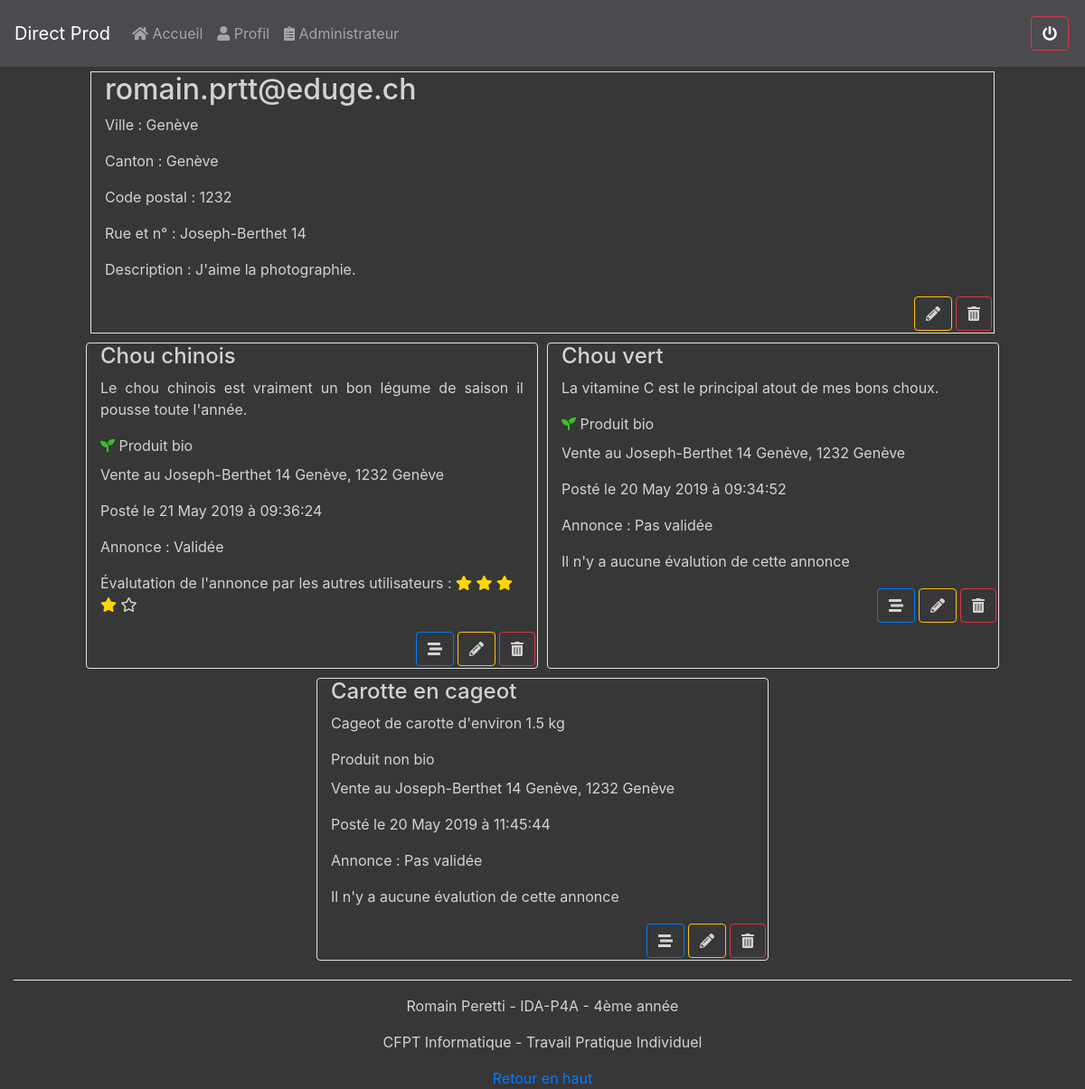
The page /server/controllers/profil.php?email=romain.prtt@eduge.ch (signed in) on the database its author committed.
### tables this page shows
CREATE TABLE `users` (
  `email` varchar(50) NOT NULL,
  `password` varchar(40) DEFAULT NULL,
  `city` varchar(45) DEFAULT NULL,
  `canton` varchar(45) DEFAULT NULL,
  `postCode` varchar(45) DEFAULT NULL,
  `streetAndNumber` varchar(45) DEFAULT NULL,
  `description` text,
  `salt` varchar(45) DEFAULT NULL,
  `roleCode` int(11) NOT NULL,
  PRIMARY KEY (`email`),
  KEY `fk_user_roles1_idx` (`roleCode`),
  CONSTRAINT `fk_user_roles1` FOREIGN KEY (`roleCode`) REFERENCES `roles` (`code`)
);

CREATE TABLE `advertisements` (
  `idAdvertisement` int(11) NOT NULL AUTO_INCREMENT,
  `title` varchar(45) DEFAULT NULL,
  `description` text,
  `organic` tinyint(4) DEFAULT NULL,
  `valid` tinyint(4) DEFAULT NULL,
  `creationDate` timestamp NULL DEFAULT CURRENT_TIMESTAMP ON UPDATE CURRENT_TIMESTAMP,
  `email` varchar(45) DEFAULT NULL,
  PRIMARY KEY (`idAdvertisement`),
  KEY `userForeignKey_idx` (`email`),
  CONSTRAINT `fk_advertisements_users1` FOREIGN KEY (`email`) REFERENCES `users` (`email`)
);

### www/server/controllers/profil.php (called while the page is built, shortened)
<?php
$email =  filter_input(INPUT_GET, 'email', FILTER_SANITIZE_STRING);
$u = UserManager::GetUserByEmail($email);
$ads = AdvertisementManager::GetAdsByUserEmail($email);
include_once '../views/showProfil.php';

### www/server/database/database.php (called while the page is built, shortened)
<?php
class Database
{
    private static $pdoInstance;
    public static function getInstance()
    {
        if (self::$pdoInstance == null) {
            try {
                $dsn = DB_TYPE . ':host=' . DB_HOST . ';port=' . DB_PORT . ';dbname=' . DB_NAME . ';charset=utf8;';
                self::$pdoInstance = new PDO($dsn, DB_USER, DB_PASSWORD, null);
                self::$pdoInstance->setAttribute(PDO::ATTR_ERRMODE, PDO::ERRMODE_EXCEPTION);
            } catch (PDOException $e) {
                echo "EDatabase Error: " . $e->getMessage();
            }
        }
        return self::$pdoInstance;
    }
    final public static function __callStatic($chrMethod, $arrArguments)
    {
        $pdo = self::getInstance();
        return call_user_func_array(array($pdo, $chrMethod), $arrArguments);
    }
}

### www/server/managers/userManager.php (called while the page is built, shortened)
<?php
require_once '../database/database.php';
require_once '../classes/User.php';
require_once '../managers/AdvertisementManager.php';
class UserManager
{
    public static function GetUserByEmail($email)
    {
        $u = null;
        $req = 'SELECT email, password, city, canton, postCode, streetAndNumber, description, salt, roleCode FROM users WHERE email = :e';
        $statement = Database::prepare($req);
        try {
            $statement->execute(array(':e' => $email));
        } catch (PDOException $e) {
            return false;
        }
        if ($row = $statement->fetch(PDO::FETCH_ASSOC, PDO::FETCH_ORI_NEXT)) {
            $u = new User($row['email'], $row['password'], $row['city'], $row['canton'], $row['postCode'], $row['streetAndNumber'], $row['description'], $row['salt'], $row['roleCode']);
        }
        return $u;
    }
}

### www/server/classes/User.php (called while the page is built, shortened)
<?php
class User
{
    public function __construct($InEmail = "", $InPassword = "", $InCity = "", $InCanton = "", $InPostCode = "", $InStreetAndNumber = "", $InDescription = "", $InSalt = "", $InRoleCode = "")
    {
        $this->email = $InEmail;
        $this->city = $InCity;
        $this->canton = $InCanton;
        $this->postCode = $InPostCode;
        $this->streetAndNumber = $InStreetAndNumber;
        $this->description = $InDescription;
    }
}

### www/server/managers/advertisementManager.php (called while the page is built, shortened)
<?php
require_once '../database/database.php';
require_once '../classes/Advertisement.php';
require_once '../managers/ratingManager.php';
class AdvertisementManager
{
    public static function GetAdsByUserEmail($email)
    {
        $arr = array();
        $req = 'SELECT idAdvertisement, title, description, organic, valid, creationDate, email FROM advertisements WHERE email = :e';
        $statement = Database::prepare($req);
        try {
            $statement->execute(array(':e' => $email));
        } catch (PDOException $e) {
            return false;
        }
        while ($row = $statement->fetch(PDO::FETCH_ASSOC, PDO::FETCH_ORI_NEXT)) {
            $a = new Advertisement($row['idAdvertisement'], $row['title'], $row['description'], $row['organic'], $row['valid'], $row['creationDate'], $row['email']);
            array_push($arr, $a);
        }
        return $arr;
    }
}

### www/server/classes/Advertisement.php (called while the page is built, shortened)
<?php
class Advertisement
{
    public function __construct($InIdAdvertisement = null, $InTitle = "", $InDescription = "", $InOrganic = "", $InValid = null, $InCreationDate = null, $InUserEmail = "")
    {
        $this->idAdvertisement = $InIdAdvertisement;
        $this->title = $InTitle;
        $this->description = $InDescription;
        $this->organic = $InOrganic;
        $this->valid = $InValid;
        $this->creationDate = $InCreationDate;
        $this->userEmail = $InUserEmail;
    }
}

### www/server/managers/ratingManager.php (called while the page is built, shortened)
<?php
require_once '../database/database.php';
class RatingManager
{
    public static function GetScoreOfAnAd($idAd)
    {
        $score = 0;
        $req = 'SELECT AVG(rating) AS score FROM rates WHERE idAdvertisement = :idAd';
        $statement = Database::prepare($req);
        try {
            $statement->execute(array(':idAd' => $idAd));
        } catch (PDOException $e) {
            return false;
        }
        if ($row = $statement->fetch(PDO::FETCH_ASSOC, PDO::FETCH_ORI_NEXT)) {
            $score = number_format($row['score'], 0);
        }
        return $score;
    }
}

### www/server/views/showProfil.php (the view)
<!DOCTYPE html>
<html>
<head>
    <?php include_once '../inc/head.php'; ?>
</head>
<body>
    <div class='container col-md-12'>
        <div class='row'>
            <?php include_once '../inc/navbar.php'; ?>
        </div>
        <div class='row justify-content-center'>
            <div class='media border col-md-10 my-profil'>
                <div class='media-body'>
                    <h2><?= $u->email ?></h2>
                    <p>Ville : <?= $u->city ?></p>
                    <p>Canton : <?= $u->canton ?></p>
                    <p>Code postal : <?= $u->postCode ?></p>
                    <p>Rue et n° : <?= $u->streetAndNumber ?></p>
                    <p class='text-justify'>Description : <?= $u->description ?></p>
                    <div class='row justify-content-end'>
                        <a class='btn btn-outline-warning my-btn' href='../controllers/updateProfil.php?email=<?= $u->email ?>'><span class='fas fa-pencil-alt'></span></a>
                        <a class='btn btn-outline-danger my-btn' href='../controllers/deleteProfil.php?email=<?= $u->email ?>'><span class='fas fa-trash-alt'></span></a>
                    </div>
                </div>
            </div>
        </div>
        <div class='row justify-content-center'>
            <?php foreach ($ads as $ad) :
                $u = UserManager::GetUserByEmail($ad->userEmail);
                $score = RatingManager::GetScoreOfAnAd($ad->idAdvertisement)
                ?>
                <div class='media border rounded col-md-5 my-ad'>
                    <div class='media-body '>
                        <h4><?= $ad->title ?></h4>
                        <p class='text-justify'><?= $ad->description ?></p>
                        <?php if ($ad->organic == 1) : ?>
                            <span class="fa fa-seedling" style='color: rgb(57, 192, 39)'></span>
                            <label>Produit bio</label>
                        <?php else : ?>
                            <label>Produit non bio</label>
                        <?php endif; ?>
                        <p><?= 'Vente au ' . $u->streetAndNumber . ' ' . $u->city . ', ' . $u->postCode . ' ' . $u->canton ?></p>
                        <p><?= 'Posté le ' . date_format(date_create($ad->creationDate), 'd M Y \à H:i:s') ?></p>
                        <p>Annonce : <?= ($ad->valid == 1 ? 'Validée' : 'Pas validée') ?></p>
                        <?php if ($score == 0) : ?>
                            <p>Il n'y a aucune évalution de cette annonce</p>
                        <?php else : ?>
                            <p>Évalutation de l'annonce par les autres utilisateurs :
                                <?php for ($i = 1; $i <= MAX_STARS_RATING; $i++) : ?>
                                    <?php if ($i <= $score) : ?>
                                        <span class='fas fa-star' style='color:gold'></span>
                                    <?php else : ?>
                                        <span class='far fa-star'></span>
                                    <?php endif; ?>
                                <?php endfor; ?>
                            </p>
                        <?php endif; ?>
                        <div class='row justify-content-end'>
                            <a class='btn btn-outline-primary my-btn' href='../controllers/adDetails.php?idAd=<?= $ad->idAdvertisement ?>'><span class='fas fa-stream'></span></a>
                            <a class='btn btn-outline-warning my-btn' href='../controllers/updateAd.php?idAd=<?= $ad->idAdvertisement ?>'><span class='fas fa-pencil-alt'></span></a>
                            <a class='btn btn-outline-danger my-btn' href='../controllers/deleteAd.php?idAd=<?= $ad->idAdvertisement ?>'><span class='fas fa-trash-alt'></span></a>
                        </div>
                    </div>
                </div>
            <?php endforeach; ?>
        </div>
        <div class='row'>
            <?php include_once '../inc/footer.php'; ?>
        </div>
    </div>
</body>
</html>

### www/server/css/personnal.css (style rules this page uses)
body { background-color: #373738; color: lightgray; }
.my-btn { margin: 2px; color: lightgray; }
.my-ad { margin: 5px; }
.my-profil { margin: 5px; }

### rows shown on the page
users: email "romain.prtt@eduge.ch", city "Genève", canton "Genève", postCode "1232", streetAndNumber "Joseph-Berthet 14", description "J'aime la photographie."
advertisements: title "Chou chinois", description "Le chou chinois est vraiment un bon légume de saison il pousse toute l'année.", organic 1 (drawn), email.streetAndNumber "Joseph-Berthet 14", email.city "Genève", email.postCode "1232", email.canton "Genève", creationDate "21 May 2019 à 09:36:24", valid "Validée", shows "Évalutation de l'annonce par les autres utilisateurs :"
advertisements: title "Chou vert", description "La vitamine C est le principal atout de mes bons choux.", organic 1 (drawn), email.streetAndNumber "Joseph-Berthet 14", email.city "Genève", email.postCode "1232", email.canton "Genève", creationDate "20 May 2019 à 09:34:52", valid "Pas validée", shows "Il n'y a aucune évalution de cette annonce"
advertisements: title "Carotte en cageot", description "Cageot de carotte d'environ 1.5 kg", organic "Produit non bio", email.streetAndNumber "Joseph-Berthet 14", email.city "Genève", email.postCode "1232", email.canton "Genève", creationDate "20 May 2019 à 11:45:44", valid "Pas validée", shows "Il n'y a aucune évalution de cette annonce"
